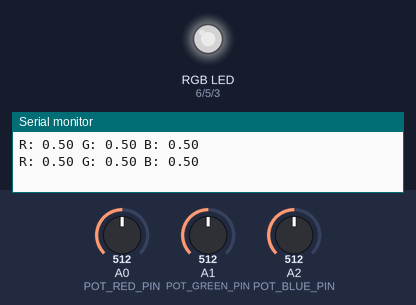
Bench run of a sketch on a simulated Arduino Uno, built with avr-gcc and run on an emulated ATmega328P. Shown: an RGB LED mixed from three pins (HIGH = lit), the last lines printed to the serial monitor. The inputs (shaded band) are chosen by the test bench; at power-on: A0 (POT_RED_PIN) = 512, A1 (POT_GREEN_PIN) = 512, A2 (POT_BLUE_PIN) = 512. Dim RGB values are drawn brighter than linear.

Above: at 1.2 s.
1.3 s: A0 (POT_RED_PIN) set to 716
At 2.5 s:
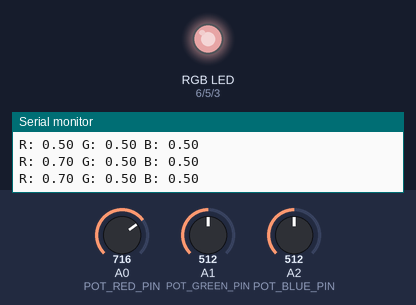
2.8 s: A1 (POT_GREEN_PIN) set to 716
At 3.7 s:
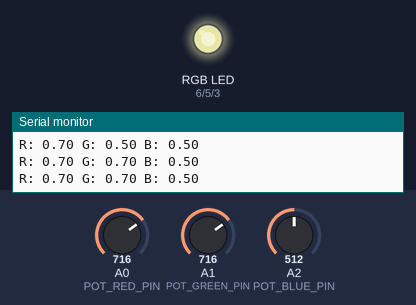
4.3 s: A2 (POT_BLUE_PIN) set to 716
At 4.8 s:
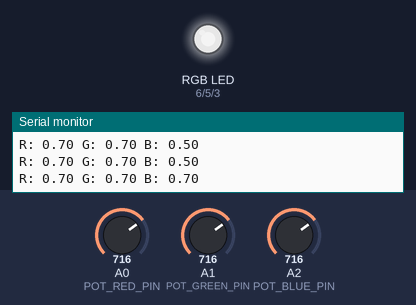
5.8 s: A0 (POT_RED_PIN) set to 900
At 7.0 s:
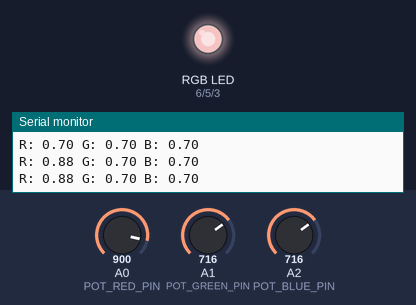
7.3 s: A1 (POT_GREEN_PIN) set to 900
At 8.3 s:
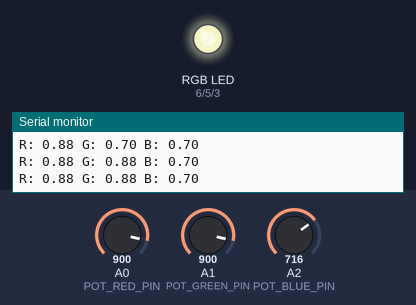
8.8 s: A2 (POT_BLUE_PIN) set to 900
At 9.4 s:
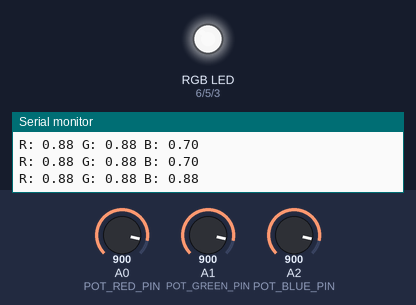
Timing chart, 0 to 11.3 s (numbered marks = the images above; inputs shaded):
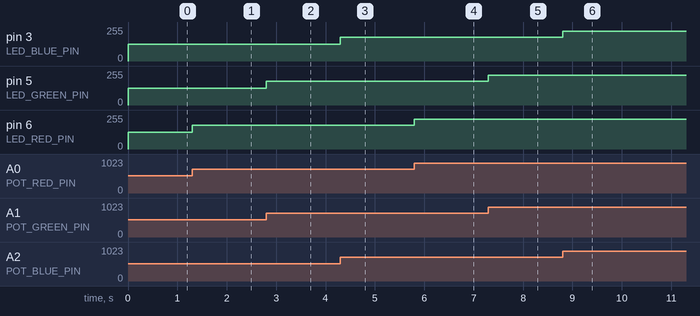

Measured:
- after the input at 1.3 s, pin 6 (LED_RED_PIN): 127/255 → 178/255 at once
- after the input at 2.8 s, pin 5 (LED_GREEN_PIN): 127/255 → 178/255 at once
- after the input at 4.3 s, pin 3 (LED_BLUE_PIN): 127/255 → 178/255 at once
- after the input at 5.8 s, pin 6 (LED_RED_PIN): 178/255 → 224/255 at once
- after the input at 7.3 s, pin 5 (LED_GREEN_PIN): 178/255 → 224/255 at once
- after the input at 8.8 s, pin 3 (LED_BLUE_PIN): 178/255 → 224/255 at once

The sketch:

Color_LED_Potentiometer.ino
```cpp
const int POT_RED_PIN = A0;
const int POT_GREEN_PIN = A1;
const int POT_BLUE_PIN = A2;

const int LED_RED_PIN = 6;
const int LED_GREEN_PIN = 5;
const int LED_BLUE_PIN = 3;

int lastTime = millis();
const int displayDelayMs = 500;

int redPotValue = 0,
  greenPotValue = 0,
  bluePotValue = 0;


void setup() {
  pinMode(LED_RED_PIN, OUTPUT);
  pinMode(LED_GREEN_PIN, OUTPUT);
  pinMode(LED_BLUE_PIN, OUTPUT);

  Serial.begin(9600);
}


void printColor() {
  float red = redPotValue / 1024.0;
  float green = greenPotValue / 1024.0;
  float blue = bluePotValue / 1024.0;

  Serial.print("R: ");
  Serial.print(red);
  Serial.print(" G: ");
  Serial.print(green);
  Serial.print(" B: ");
  Serial.print(blue);
  Serial.println();
}


void updateColorChannel(int inPin, int outPin, int& potValue) {
  potValue = analogRead(inPin);
  int intensity = map(potValue, 0, 1023, 0, 255);
  analogWrite(outPin, intensity);
}


void updateRgbLed() {
  updateColorChannel(POT_RED_PIN, LED_RED_PIN, redPotValue);
  updateColorChannel(POT_GREEN_PIN, LED_GREEN_PIN, greenPotValue);
  updateColorChannel(POT_BLUE_PIN, LED_BLUE_PIN, bluePotValue);
}


void updateStats() {
  const int currentTime = millis();
  if (currentTime - lastTime > displayDelayMs) {
    printColor();
    lastTime = currentTime;
  }
}


void loop() {
  updateRgbLed();
  updateStats();
}
```
